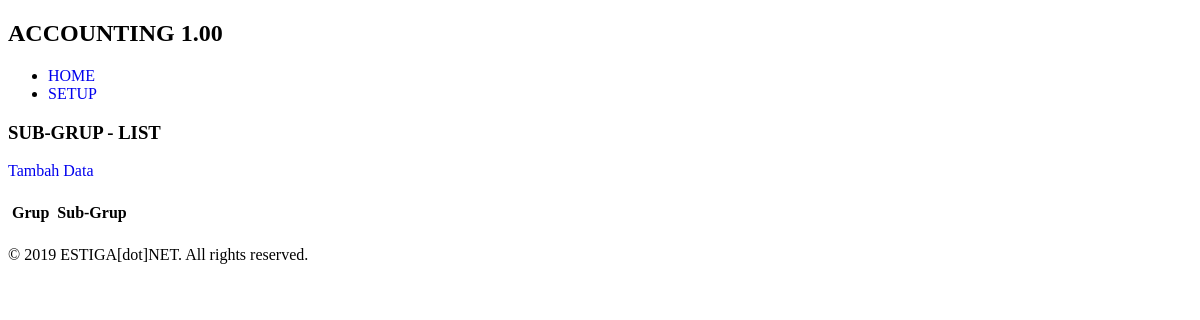
/index.php/t002_subgrup, run on an earlier commit of the app's database.
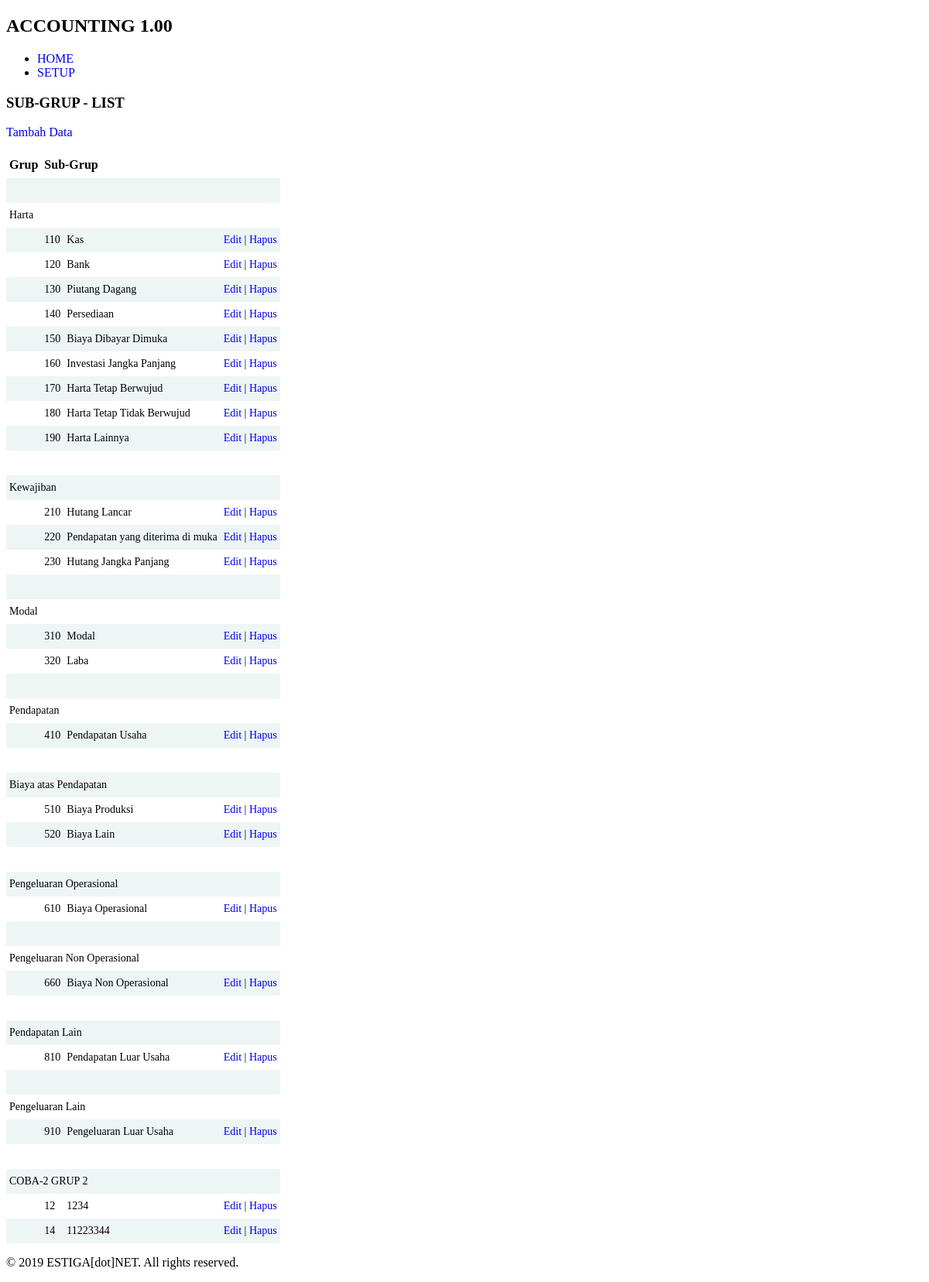
And on a later commit of the database.
### tables this page shows
CREATE TABLE `t002_subgrup` (
  `id` int(11) NOT NULL,
  `grup_id` int(11) DEFAULT NULL,
  `kode` varchar(50) DEFAULT NULL,
  `nama` varchar(50) DEFAULT NULL
);

CREATE TABLE `t001_grup` (
  `id` int(11) NOT NULL,
  `name` varchar(50) DEFAULT NULL
);

### application/controllers/t002_subgrup.php (called while the page is built, shortened)
<?php
class t002_subgrup extends CI_Controller {
	public function __construct() {
		$this->load->model('t002_subgrupm');
		$this->load->model('t001_grupm');
	}
	public function index() {
		$data['rs'] = $this->t002_subgrupm->ambil_data_semua();
		$this->load->view('layout/header');
		$this->load->view('t002_subgrupl', $data);
		$this->load->view('layout/footer');
	}
}

### index.php (called while the page is built, shortened)
<?php
require_once BASEPATH.'core/CodeIgniter.php';

### application/models/t002_subgrupm.php (called while the page is built, shortened)
<?php
class t002_subgrupm extends CI_Model {
	public function ambil_data_semua() {
		$q = '
			select
				sg.*,
				g.name as grup_name
			from
				t002_subgrup sg
				left join t001_grup g on sg.grup_id = g.id
			order by
				sg.grup_id, sg.kode
		';
		return $this->db->query($q)->result();
	}
}

### application/views/t002_subgrupl.php (the view)
<h3>SUB-GRUP - LIST</h3>
<p><a href="<?php echo site_url('t002_subgrup/tambah'); ?>">Tambah Data</a></p>
<table class="paleBlueRows">
	<tr>
		<th>Grup</th>
		<th colspan="2">Sub-Grup</th>
		<th>&nbsp;</th>
	</tr>
	<?php
	$grup_id_flag = 0;
	foreach($rs as $r):
		if ($grup_id_flag == 0) {
			$grup_id = $r->grup_id;
		}
		if ($grup_id != $r->grup_id) {
			$grup_id = $r->grup_id;
			$grup_id_flag = 0;
		}
		if ($grup_id == $r->grup_id and $grup_id_flag == 0) {
			$grup_id_flag = 1;
			?>
			<tr>
				<td colspan="4">&nbsp;</td>
			</tr>
			<tr>
				<td colspan="4"><?php echo $r->grup_name; ?></td>
			</tr>
			<?php
		}
	?>
	<tr>
		<td>&nbsp;</td>
		<td><?php echo $r->kode; ?></td>
		<td><?php echo $r->nama; ?></td>
		<td><a href="<?php echo site_url('t002_subgrup/edit/'.$r->id); ?>">Edit</a> | <a href="<?php echo site_url('t002_subgrup/hapus/'.$r->id); ?>">Hapus</a></td>
	</tr>
	<?php
	endforeach;
	?>
</table>

What changed in the data, as far as the page shows it:
added t002_subgrup: t001_grup.name "Harta", kode "110", nama "Kas"
added t002_subgrup: kode "120", nama "Bank"
added t002_subgrup: kode "130", nama "Piutang Dagang"
added t002_subgrup: kode "140", nama "Persediaan"
added t002_subgrup: kode "150", nama "Biaya Dibayar Dimuka"
added t002_subgrup: kode "160", nama "Investasi Jangka Panjang"
added t002_subgrup: kode "170", nama "Harta Tetap Berwujud"
added t002_subgrup: kode "180", nama "Harta Tetap Tidak Berwujud"
added t002_subgrup: kode "190", nama "Harta Lainnya"
added t002_subgrup: t001_grup.name "Kewajiban", kode "210", nama "Hutang Lancar"
added t002_subgrup: kode "220", nama "Pendapatan yang diterima di muka"
added t002_subgrup: kode "230", nama "Hutang Jangka Panjang"
added t002_subgrup: t001_grup.name "Modal", kode "310", nama "Modal"
added t002_subgrup: kode "320", nama "Laba"
added t002_subgrup: t001_grup.name "Pendapatan", kode "410", nama "Pendapatan Usaha"
added t002_subgrup: t001_grup.name "Biaya atas Pendapatan", kode "510", nama "Biaya Produksi"
added t002_subgrup: kode "520", nama "Biaya Lain"
added t002_subgrup: t001_grup.name "Pengeluaran Operasional", kode "610", nama "Biaya Operasional"
added t002_subgrup: t001_grup.name "Pengeluaran Non Operasional", kode "660", nama "Biaya Non Operasional"
added t002_subgrup: t001_grup.name "Pendapatan Lain", kode "810", nama "Pendapatan Luar Usaha"
added t002_subgrup: t001_grup.name "Pengeluaran Lain", kode "910", nama "Pengeluaran Luar Usaha"
added t002_subgrup: t001_grup.name "COBA-2 GRUP 2", kode "12", nama "1234"
added t002_subgrup: kode "14", nama "11223344"
